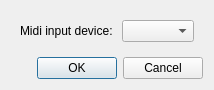
<?xml version="1.0" encoding="UTF-8"?>
<ui version="4.0">
 <class>SettingsDialog</class>
 <widget class="QDialog" name="SettingsDialog">
  <property name="geometry">
   <rect>
    <x>0</x>
    <y>0</y>
    <width>208</width>
    <height>88</height>
   </rect>
  </property>
  <property name="windowTitle">
   <string>Dialog</string>
  </property>
  <layout class="QVBoxLayout" name="verticalLayout">
   <item>
    <widget class="QWidget" name="widget" native="true">
     <layout class="QHBoxLayout" name="horizontalLayout">
      <item>
       <widget class="QLabel" name="label">
        <property name="text">
         <string>Midi input device: </string>
        </property>
       </widget>
      </item>
      <item>
       <widget class="QComboBox" name="comboBox"/>
      </item>
     </layout>
    </widget>
   </item>
   <item>
    <widget class="QDialogButtonBox" name="buttonBox">
     <property name="orientation">
      <enum>Qt::Horizontal</enum>
     </property>
     <property name="standardButtons">
      <set>QDialogButtonBox::Cancel|QDialogButtonBox::Ok</set>
     </property>
    </widget>
   </item>
  </layout>
 </widget>
 <resources/>
 <connections>
  <connection>
   <sender>buttonBox</sender>
   <signal>accepted()</signal>
   <receiver>SettingsDialog</receiver>
   <slot>accept()</slot>
   <hints>
    <hint type="sourcelabel">
     <x>248</x>
     <y>254</y>
    </hint>
    <hint type="destinationlabel">
     <x>157</x>
     <y>274</y>
    </hint>
   </hints>
  </connection>
  <connection>
   <sender>buttonBox</sender>
   <signal>rejected()</signal>
   <receiver>SettingsDialog</receiver>
   <slot>reject()</slot>
   <hints>
    <hint type="sourcelabel">
     <x>316</x>
     <y>260</y>
    </hint>
    <hint type="destinationlabel">
     <x>286</x>
     <y>274</y>
    </hint>
   </hints>
  </connection>
 </connections>
</ui>
